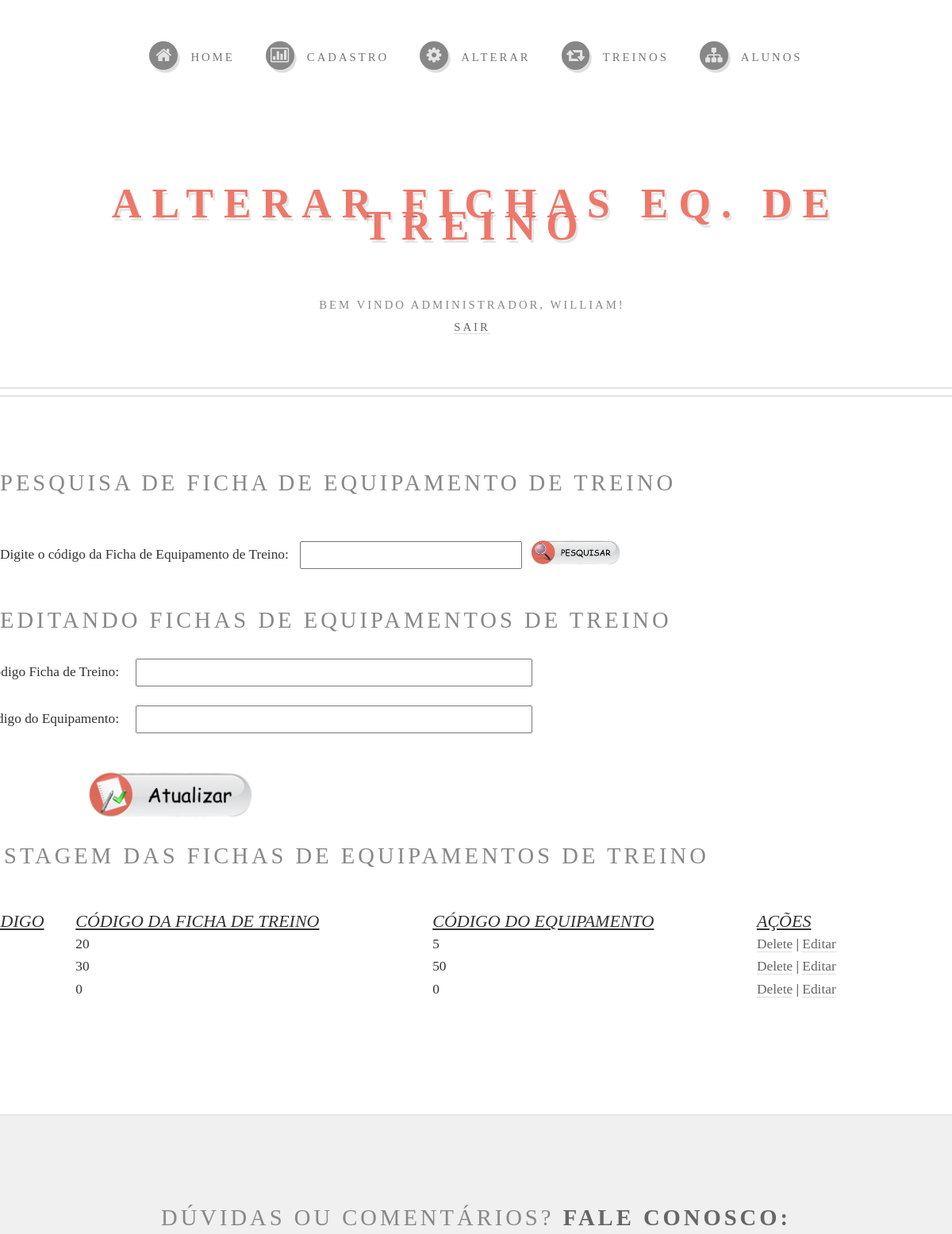
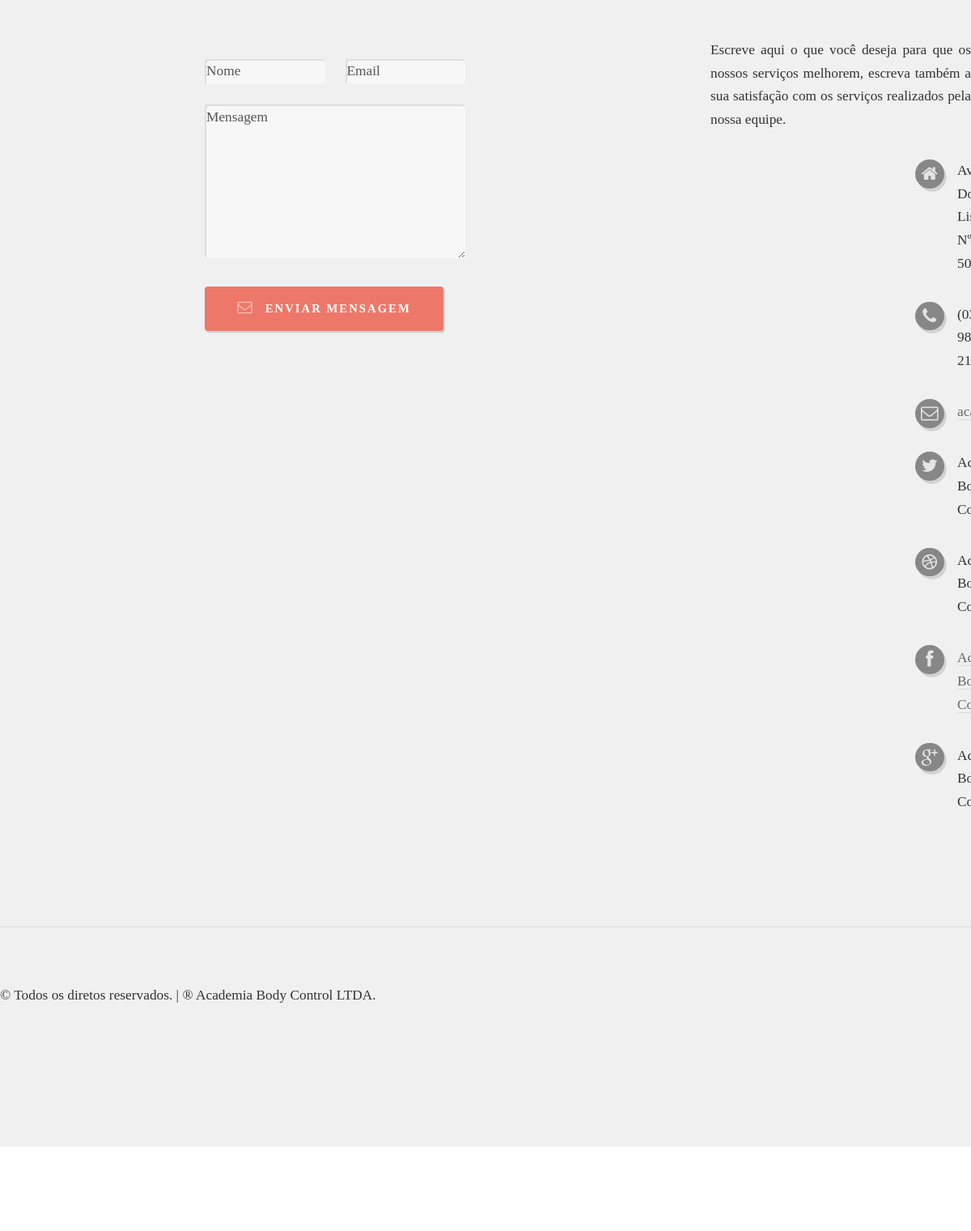
The app's page /equipamento_treino/edita.php (signed in) with its own data (2 pictures, top to bottom).
### tables this page shows
CREATE TABLE IF NOT EXISTS `fichaequipamentodetreino` (
  `codigo` int(11) NOT NULL AUTO_INCREMENT,
  `codigoFicha` int(11) NOT NULL,
  `codigoEquipamento` int(4) NOT NULL,
  PRIMARY KEY (`codigo`)
);

### equipamento_treino/edita.php (the view, shortened to what this page needs)
<!DOCTYPE HTML>
<html>
	<head>
			<link rel="stylesheet" href="../css/skel-noscript.css" />
			<link rel="stylesheet" href="../css/style.css" />
			<link rel="stylesheet" href="../css/style-desktop.css" />
	</head>
	<body class="homepage">
			<div id="header-wrapper">
					<div id="header" class="container">
							<h1 id="logo"><a href="#">Alterar Fichas Eq. de Treino</a></h1>
                            <div class="bv">
<?php
		$usuario = $_SESSION['user'];
		print "<p>Bem vindo administrador, $usuario!";
?>
</br><a href='../logout.php'>Sair</a>
</div>
							<nav id="nav">
										<ul>
									<li><a class="icon icon-home" href="../index.php"><span>HOME</span></a></li>
									<li>
										<a href="" class="icon icon-bar-chart"><span>CADASTRO</span></a>
									</li>
									<li><a class="icon icon-cog" href="#"><span>ALTERAR</span></a>
                                        </li>
									<li><a class="icon icon-retweet" href="../treinos.php"><span>TREINOS</span></a></li>
									<li><a class="icon icon-sitemap" href="../alunos.php"><span>ALUNOS </span></a></li>
								</ul>
					</div>
			</div>
			<div id="features-wrapper">
					<section id="features" class="container">
                            <div class="pesquisa">
       <h2>Pesquisa de Ficha de Equipamento de Treino</h2>
       <div class="area_pesquisa">
		<form method="post" action="pesquisa.php">
			<label id='lpesquisa'>Digite o código da Ficha de Equipamento de Treino:</label>
			<input id='ipesquisa' type="text" name="codigo" />
			<button id="submit_pesquisa" class="button" type="submit"></button>
		</form>
        </div>
<?php
	$codigoFicha = $_GET['codigoFicha'];
	$codigoEquipamento = $_GET ['codigoEquipamento'];
?>
		<h2>Editando Fichas de Equipamentos de Treino</h2></br>
		<form method="POST" action="atualiza.php">
        	<div class="formulario_alteracao">
            <label>Código Ficha de Treino:</label>
            <?php print "<input type='text' name='codigoFicha' value='$codigoFicha'/>"; ?></br>
            <label>Código do Equipamento:</label>
            <?php print "<input type='text' name='codigoEquipamento' value='$codigoEquipamento'/>";?></br>
			<button id="submit_atualiza" type="submit"></button>
			<h2>Listagem das Fichas de Equipamentos de Treino</h2>
		<?php
			$ds = 'mysql:host=localhost;dbname=bodycontrol';
			$user = 'root';
			$pass = '';
			$db = new PDO($ds, $user, $pass);
			$query = "select * from fichaequipamentodetreino";
			$stm = $db->prepare($query);
			if ($stm -> execute()){
						print"<table border style='border-collapse:collapse'>";
						print"<tr class='lista'><th>CÓDIGO</th>";
						print"<th>CÓDIGO DA FICHA DE TREINO</th>";
						print"<th>CÓDIGO DO EQUIPAMENTO</th>";
						print"<th>AÇÕES</th></tr>";
						while ($row = $stm->fetch()){
						$codigo = $row['codigo'];
						$codigoFicha = $row ['codigoFicha'];
						$codigoEquipamento = $row ['codigoEquipamento'];
						print"<tr><td>$codigo</td>";
						print"<td>$codigoFicha</td>";
						print"<td>$codigoEquipamento</td>";
						print"<td><a href='delete.php?codigo=$codigo'>Delete</a> | ";
						print"<a href='edita.php?codigo=$codigo&codigoFicha=$codigoFicha&codigoEquipamento=$codigoEquipamento&'>";
						print"Editar</a></td></tr>";
					}
					print "</table>";
			}
			else{
				print"<h3>Erro ao listar Fichas de Equipamentos de Treino</h3>";
			}
		?>
		</form>
	</div>
							</div>
			<div id="main-wrapper">
			<div id="footer-wrapper">
					<div id="footer" class="container">
						<header>
							<h2>DÚVIDAS OU COMENTÁRIOS? <strong>FALE CONOSCO:</strong></h2>
						</header>
						<div class="row">
							<div class="6u">
								<section>
									<form method="post" action="#">
										<div class="row half">
											<div class="6u">
												<input name="name" placeholder="Nome" type="text" class="text" />
											</div>
											<div class="6u">
												<input name="email" placeholder="Email" type="text" class="text" />
											</div>
										</div>
										<div class="row half">
											<div class="12u">
												<textarea name="message" placeholder="Mensagem"></textarea>
											</div>
										</div>
										<div class="row half">
											<div class="12u">
												<a href="#" class="button button-icon icon icon-envelope">Enviar Mensagem</a>
											</div>
										</div>
									</form>
								</section>
							</div>
							<div class="6u">
								<section>
									<p>Escreve aqui o que você deseja para que os nossos serviços melhorem, escreva também a sua satisfação com os serviços realizados pela nossa equipe.</p>
									<div class="row">
										<ul class="icons 6u">
											<li class="icon icon-home">Av. Doutor Lisboa, Nº 500</li>
											<li class="icon icon-phone">
												(035) 9892-2133</li>
											<li class="icon icon-envelope">
												<a href="#">academia@bodycontrol.com</a></li>
										</ul>
										<ul class="icons 6u">
											<li class="icon icon-twitter">Academia Body Control</li>
											<li class="icon icon-dribbble">Academia Body Control</li>
											<li class="icon icon-facebook"><a href="https://www.facebook.com/pages/Body-Control/234431953391505?skip_nax_wizard=true">Academia Body Control</a></li>
											<li class="icon icon-google-plus">Academia Body Control</li>
										</ul>
									</div>
								</section>
							</div>
						</div>
					</div>
					<div id="copyright" class="container">
                      <p>&copy; Todos os diretos reservados. | 	          																																																&reg; Academia Body Control LTDA.</p>
					</div>
			</div>
	</body>
</html>

### css/skel-noscript.css (style rules this page uses)
html,body,div,span,applet,object,iframe,h1,h2,h3,h4,h5,h6,p,blockquote,pre,a,abbr,acronym,address,big,cite,code,del,dfn,em,img,ins,kbd,q,s,samp,small,strike,strong,sub,sup,tt,var,b,u,i,center,dl,dt,dd,ol,ul,li,fieldset,form,label,legend,table,caption,tbody,tfoot,thead,tr,th,td,article,aside,canvas,details,embed,figure,figcaption,footer,header,hgroup,menu,nav,output,ruby,section,summary,time,mark,audio,video { margin:0;padding:0;border:0;font-size:100%;font:inherit;vertical-align:baseline; }
article,aside,details,figcaption,figure,footer,header,hgroup,menu,nav,section { display:block; }
body { line-height:1; }
ol,ul { list-style:none; }
table { border-collapse:collapse;border-spacing:0; }
body { -webkit-text-size-adjust:none }
*, *:before, *:after { -moz-box-sizing: border-box; -webkit-box-sizing: border-box; -o-box-sizing: border-box; -ms-box-sizing: border-box; box-sizing: border-box; }
body { min-width: 1200px; }
.container { width: 1200px; margin: 0 auto; }
.\31 2u { width: 100% }
.\36 u { width: 50% }
.row > * { float: left; -moz-box-sizing: border-box; -webkit-box-sizing: border-box; -o-box-sizing: border-box; -ms-box-sizing: border-box; box-sizing: border-box; padding-bottom: 0; padding-left: 303px; padding-right: 0; padding-top: 50px; }
.row + .row > * { padding-top: 50px; }
.row { margin-left: -50px; }
.row:after { content: ''; display: block; clear: both; height: 0; }
.row:first-child > * { padding-top: 0; }
.row > * { padding-top: 0; }
.row.half > * { padding: 25px 0 0 25px; }
.row.half + .row.half > * { padding-top: 25px; }
.row.half { margin-left: -25px; }

### css/style-desktop.css (style rules this page uses)
body,input,textarea,select { line-height: 1.65em; font-size: 13pt; }
h2 { font-size: 1.65em; font-weight: 400; letter-spacing: 4px; margin: 0 0 1.5em 0; line-height: 1.75em; }
.button { font-size: 0.85em; letter-spacing: 2px; padding: 0.85em 2.75em 0.85em 2.75em; }
#features-wrapper { padding: 6em 0 6em 0; }
#main-wrapper { padding: 6em 0 6em 0; }
#footer-wrapper { padding: 6em 0 8em 0; }
#header { padding: 14em 0 7em 0; }
#header h1 { font-size: 3em; letter-spacing: 13px; }
#header p { margin: 2.5em 0 0 0; font-size: 0.85em; letter-spacing: 3px; }
#nav { position: absolute; top: 3em; left: 0; width: 100%; }
#nav > ul > li { display: inline-block; padding-right: 2em; }
#nav > ul > li:last-child { padding-right: 0; }
#nav > ul > li > a { display: block; }
#nav > ul > li > a > span { font-size: 0.85em; letter-spacing: 3px; }
#copyright { margin-top: 6em; padding-top: 4em; }

### css/style-1000px.css (style rules this page uses)
body { line-height: 1.75em; font-size: 12pt; }
h2 { margin: 0 0 1em 0; }
#features-wrapper { padding: 4em 0 4em 0; }
#main-wrapper { padding: 4em 0 4em 0; }
#footer-wrapper { padding: 4em 0 6em 0; }
#header { padding: 12em 0 7em 0; }
#header h1 { font-size: 2.5em; }
#header p { margin: 2em 0 0 0; }
#nav > ul > li { padding-right: 1.25em; }
#copyright { margin-top: 5em; padding-top: 2em; }

### records on screen
fichaequipamentodetreino: codigoFicha "20", codigoEquipamento "5"
fichaequipamentodetreino: codigoFicha "30", codigoEquipamento "50"
fichaequipamentodetreino: codigoFicha "0", codigoEquipamento "0"

### other values on screen
$usuario "WILLIAM"
